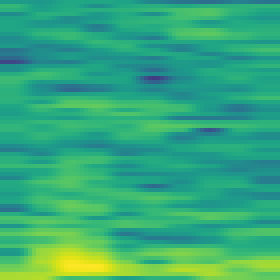
#> input picture drunk_images/drunk_0_3.png, 70 x 70 px (shown 4 times larger); its folder holds 4 pictures in this run
$ python ml_alg.py
#> lines starting #> are read from the running program, lines starting #| are printed output that depends on the picture
import os
import cv2
from sklearn import svm
import numpy as np
from loguru import logger
from sklearn.model_selection import train_test_split
from sklearn.metrics import accuracy_score
import pickle
import xgboost
from sklearn.metrics import plot_confusion_matrix
import matplotlib.pyplot as plt
from sklearn.decomposition import PCA
from sklearn.manifold import TSNE


#Папки с картинками
folder_0 = "./drunk_images/"
folder_1 = "./sober_images/"
folder_2 = "./noise_images/"
dataset = []
labels = []

#Считывание датасета и папки с картинками
def create_dataset(folder, class_name):
#> called with folder = './drunk_images/', class_name = 0
    image_directories = folder
    images = os.listdir(image_directories)
    for image_name in images:
        image = cv2.imread(image_directories + image_name)
#> image is the input picture: shape (70, 70, 3); mean B, G, R 122.6, 170.4, 52.9
        #Перевод 3 канального изображения в 1 канальное
        image = cv2.cvtColor(image, cv2.COLOR_BGR2GRAY)
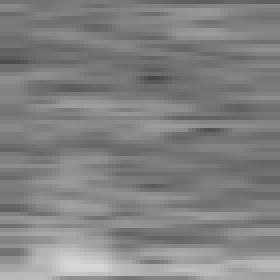
#> image: shape (70, 70) (shown 4 times larger); min 70, max 215, mean 129.8
        image = np.array(image).flatten()
#> image = 4900 values, max 215 at index 4637, min 70 at index 1368, mean 129.8
        #Заполнение датасета
        dataset.append(image)
        labels.append(class_name)
#> pass 2 of the loop in create_dataset, `for image_name in images:`:
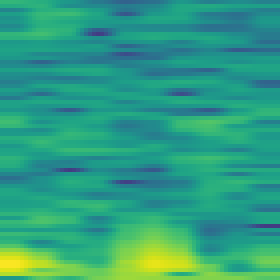
#> input picture drunk_images/drunk_0_4.png, 70 x 70 px (shown 4 times larger)
#> in create_dataset, image is the input picture: shape (70, 70, 3); mean B, G, R 128.4, 159.1, 46.6
#> in create_dataset, `image = cv2.cvtColor(image, cv2.COLOR_BGR2GRAY)`:
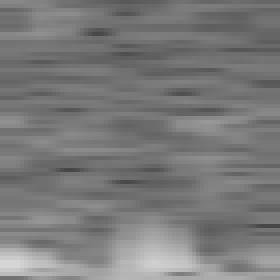
#> image: shape (70, 70) (shown 4 times larger); min 70, max 214, mean 122
#> in create_dataset, `image = np.array(image).flatten()`: image = 4900 values, max 214 at index 4550, min 70 at index 584, mean 122
#> pass 3 of the loop in create_dataset, `for image_name in images:`:
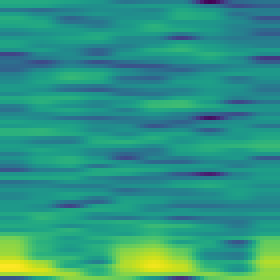
#> input picture drunk_images/drunk_101_1.png, 70 x 70 px (shown 4 times larger)
#> in create_dataset, image is the input picture: shape (70, 70, 3); mean B, G, R 131, 150.1, 45.6
#> in create_dataset, `image = cv2.cvtColor(image, cv2.COLOR_BGR2GRAY)`:
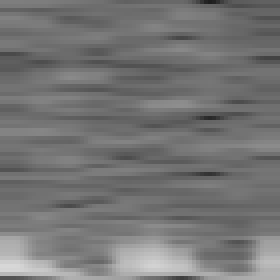
#> image: shape (70, 70) (shown 4 times larger); min 30, max 215, mean 116.7
#> in create_dataset, `image = np.array(image).flatten()`: image = 4900 values, max 215 at index 4620, min 30 at index 52, mean 116.7
#> the loop made 4 passes; the first 3 are shown

create_dataset(folder_0, 0)
create_dataset(folder_1, 1)
#> (the run stopped early here; a loop or call above may not have finished)
